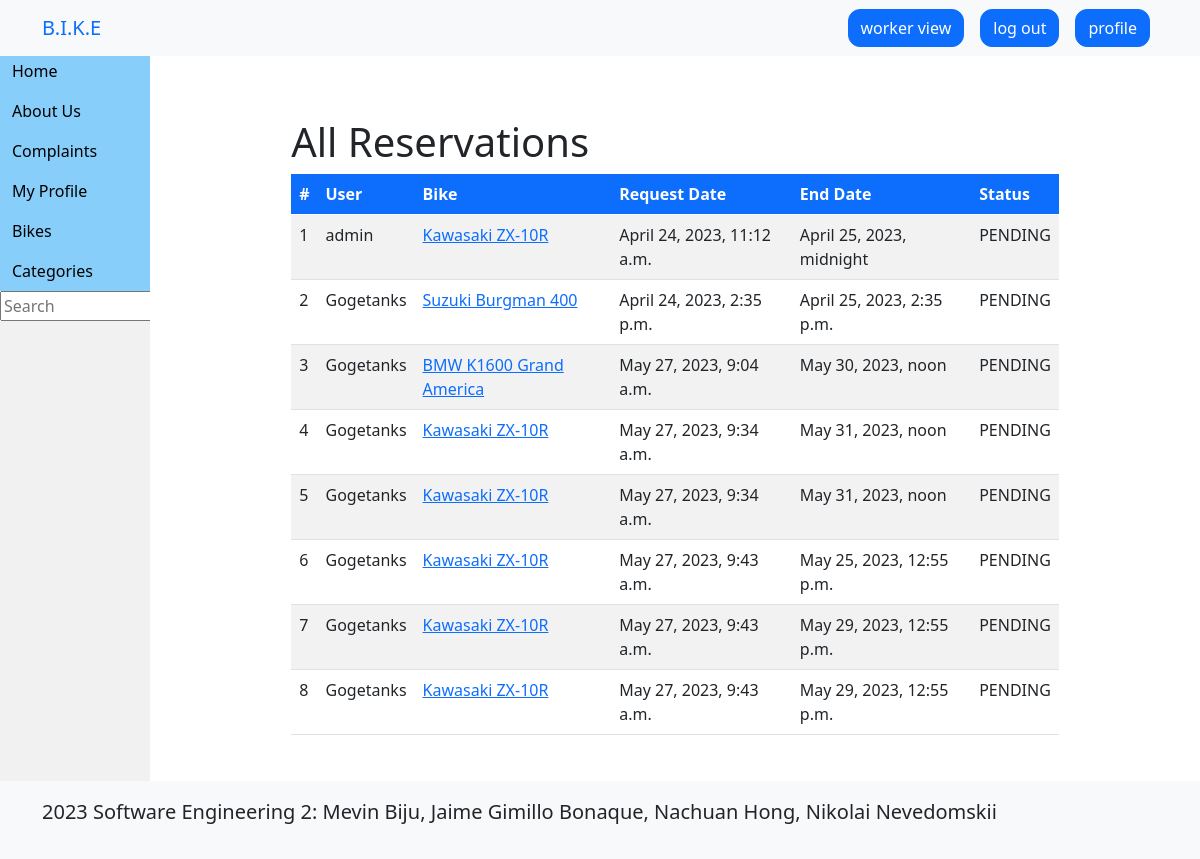
The app's page /worker/reservations (signed in), older data.
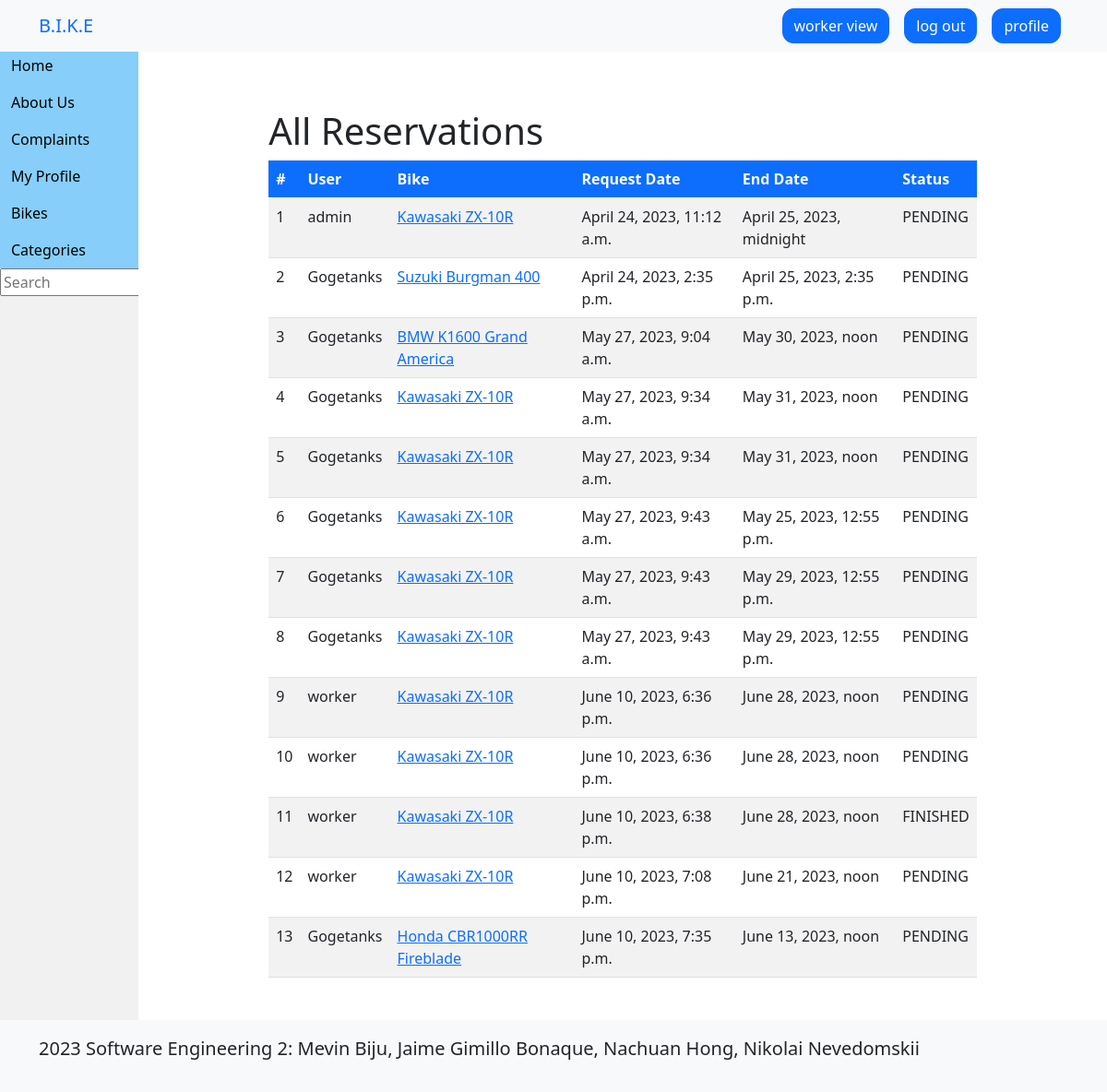
The same page, newer data.
### bike/models.py (models this page shows, shortened)
class Reservation(models.Model):
    id = models.UUIDField(primary_key=True, default=uuid.uuid4, editable=False)
    user = models.ForeignKey(User, on_delete=models.CASCADE)
    bike = models.ForeignKey(Bike, on_delete=models.CASCADE)
    requestDate = models.DateTimeField(default=now)
    endDate = models.DateTimeField()
    use_store_credit = models.BooleanField(default=False)
    status = models.CharField(
        _('status'), default=ReservationStatus.PENDING.name, choices=ReservationStatus.choices(), max_length=32
    )

class User(AbstractUser):
    email = models.EmailField(_('email address'), unique=True)
    credit = models.DecimalField(max_digits=8, decimal_places=2, default=0)
    def is_worker(self):
        return self.groups.filter(name='worker').exists()
    def is_mechanic(self):
        return self.groups.filter(name='mechanic').exists()

class Bike(models.Model):
    id = models.UUIDField(primary_key=True, default=uuid.uuid4, editable=False)
    category = models.ForeignKey(Category, related_name='bike', on_delete=models.CASCADE)
    name = models.CharField(max_length=255)
    year = models.PositiveSmallIntegerField(default=2000)
    owner = models.CharField(max_length=255, default='admin')
    description = models.TextField(null=True, blank=True)
    image = models.ImageField(upload_to='bikes/')
    slug = models.SlugField(max_length=255)
    price = models.DecimalField(max_digits=8, decimal_places=2)
    in_stock = models.BooleanField(default=True)
    is_featured = models.BooleanField(default=False)
    ip_address = models.GenericIPAddressField(protocol='IPv4', null=True, blank=True)
    latitude = models.FloatField(null=False, blank=False)  # pos[0], float
    longitude = models.FloatField(null=False, blank=False)  # pos[1], float

### bike/views.py (the view)
# urls.py: path('worker/reservations', views.reservations_request, name='reservations'),
def reservations_request(request):
    if not get_worker(request):
        return redirect('login')
    reservations = Reservation.objects.all()
    return render(request, 'worker/reservations.html', {'reservations': reservations})

### bike/views.py (called while the page is built)
def get_user(request):
    if not request.user.is_authenticated:
        messages.error(request, 'You are must login to perform some actions.')
        return None
    return User.objects.get(username=request.user.username)

def get_worker(request):
    user = get_user(request)
    if not user:
        return None
    if not user.is_worker() and not user.is_mechanic():
        messages.error(request, 'You are not authorized to perform this action.')
        return None
    return User.objects.get(username=request.user.username)

### templates/worker/reservations.html
{% extends 'base.html' %}
{% block content %}
<div class="container mt-5">
    <div class="row justify-content-center">
      <div class="col-md-10">
<h1>All Reservations</h1>
<div class="table-responsive">
<table class="table table-striped table-hover">
  <thead class="bg-primary text-white">
    <tr>
      <th>#</th>
      <th>User</th>
      <th>Bike</th>
      <th>Request Date</th>
      <th>End Date</th>
      <th>Status</th>
    </tr>
  </thead>
  <tbody>
    {% for reservation in reservations %}
      <tr>
		<td>{{ forloop.counter }}</td>
        <td>{{ reservation.user.username }}</td>
		<td><a href="{% url 'bike_detail' reservation.bike.slug %}">{{ reservation.bike.name }}</a></td>
        <td>{{ reservation.requestDate }}</td>
	  	<td>{{ reservation.endDate }}</td>
	  	<td>{{ reservation.status }}</td>
    {% endfor %}
  </tbody>
</table>
</div>
</div>
</div>
</div>
{% endblock %}

### templates/base.html (shortened to what this page needs)
{% load static %}
<!DOCTYPE html>
<html lang="en">
	<head>
		<link href="https://cdn.jsdelivr.net/npm/bootstrap@5.0.2/dist/css/bootstrap.min.css" rel="stylesheet">
		<link href="{% static 'css/base.css' %}?timestamp=1234567890" rel="stylesheet">
	</head>
	<body class="d-flex flex-column min-vh-100">
		<nav class="navbar navbar-expand-lg bg-light fixed-top">
			<div class="container">
				<a href="/" class="navbar-brand">B.I.K.E</a>
				<div class="collaps divbar-collaps">
					<ul class="navbar-nav ms-auto">
						{% if user.is_authenticated and user.is_worker %}
						<li class="nav-item">
							<a href="{% url 'worker' %}" class="btn btn-primary mx-2 rounded-custom">worker view</a>
						</li>
						{% endif %}
						{% if user.is_authenticated %}
						<li class="nav-item">
							<a href="{% url 'logout' %}" class="btn btn-primary mx-2 rounded-custom"
							onclick="return confirm('Are you sure to log out?')">log out</a>
						</li>
						<li class="nav-item">
							<a href="{% url 'profile' %}" class="btn btn-primary mx-2 rounded-custom">profile</a>
						</li>
						{% endif %}
					</ul>
				</div>
			</div>
		</nav>
		<div class="container-fluid" style="margin-top: 60px;">
			<nav class="nav flex-column">
				<ul class="navi">
					<li><a href="{% url 'home' %}"
							class="{% if request.resolver_match.url_name == 'home' %}active{% else %}none{% endif %}">
							Home
						</a></li>
					<li><a href="{% url 'about' %}"
							class="{% if request.resolver_match.url_name == 'about' %}active{% else %}none{% endif %}">
							About Us
						</a></li>
					{% if user.is_authenticated %}
					<li><a href="{% url 'complaints' %}"
						class="{% if request.resolver_match.url_name == 'complaints' %}active{% else %}none{% endif %}">
						Complaints
						</a></li>
					<li><a href="{% url 'profile' %}"
						class="{% if request.resolver_match.url_name == 'profile' %}active{% else %}none{% endif %}">
						My Profile
						</a></li>
					{% endif %}
					<li><a href="{% url 'bike_list' %}">Bikes</a></li>
					<li><a href="{% url 'category_list' %}">Categories</a></li>
                    <li><form method="get" action="{% url 'search' %}">
                            <input type="search" placeholder="Search" aria-label="Search" name="q">
               </form></li>
				</ul>
			</nav>
		</div>
		<div class="content">
			{% block content %}
			{% endblock %}
		</div>
		<footer class="p-3 bg-light text-container position-relative mt-auto">
			<div class="container">
				<p class="lead">2023 Software Engineering 2: Mevin Biju, Jaime Gimillo Bonaque,	Nachuan Hong, Nikolai Nevedomskii</p>
			</div>
		</footer>
	</body>
</html>

### static/css/base.css (style rules this page uses)
html,body { width: 100%; height: 100%; margin: 0; padding: 0; overflow-x: hidden; }
ul.navi { list-style-type: none; margin-top: -9px !important; margin: 0; padding: 0; width: 150px; background-color: #f1f1f1; position: fixed; height: 100%; overflow: auto; }
ul.navi li a { display: block; background-color: lightskyblue; color: black; padding: 8px 12px; text-decoration: none; }
ul.navi li a.none { background-color: lightskyblue; color: black; }
div.content { background-color: rgba(255, 255, 255, 0.8); margin-left: 170px; margin-right: 20px; padding: 10px 30px 30px; }
.rounded-custom { border-radius: 12px; }
.container-fluid { padding: 0; margin: 0; }

Row changes from the older to the newer data that the page shows:
added Reservation: user.username "worker", bike.name "Kawasaki ZX-10R", requestDate "June 10, 2023, 6:36 p.m.", endDate "June 28, 2023, noon", status "PENDING"
added Reservation: user.username "worker", bike.name "Kawasaki ZX-10R", requestDate "June 10, 2023, 6:36 p.m.", endDate "June 28, 2023, noon", status "PENDING"
added Reservation: user.username "worker", bike.name "Kawasaki ZX-10R", requestDate "June 10, 2023, 6:38 p.m.", endDate "June 28, 2023, noon", status "FINISHED"
added Reservation: user.username "worker", bike.name "Kawasaki ZX-10R", requestDate "June 10, 2023, 7:08 p.m.", endDate "June 21, 2023, noon", status "PENDING"
added Reservation: user.username "Gogetanks", bike.name "Honda CBR1000RR Fireblade", requestDate "June 10, 2023, 7:35 p.m.", endDate "June 13, 2023, noon", status "PENDING"
